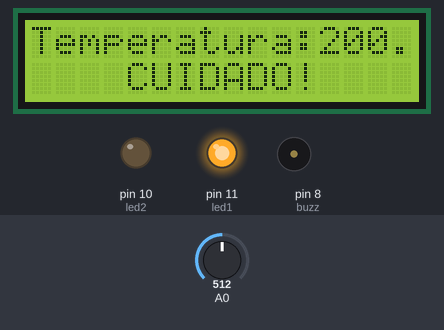
Bench run of a sketch on a simulated Arduino Uno, built with avr-gcc and run on an emulated ATmega328P. On the bench: 16×2 character LCD, output pins drawn as LEDs (lit = HIGH), buzzer (waves = sounding). The inputs (shaded band) are chosen by the test bench; at power-on: A0 = 512.

Above: at 1.28 s.
1.3 s: A0 set to 200
At 1.48 s:
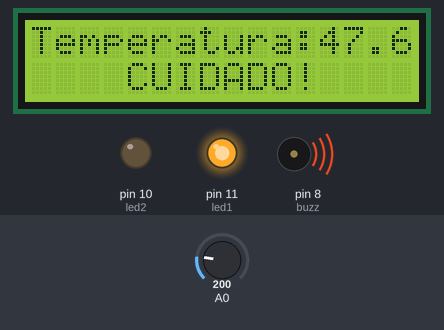
2.9 s: A0 set to 173
At 3.7 s:
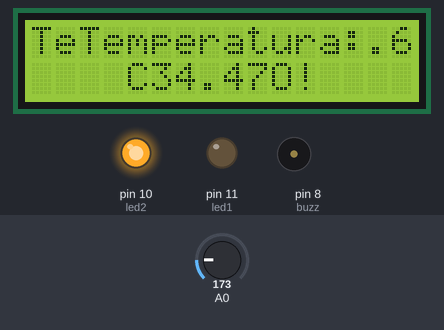
4.4 s: A0 set to 88
At 4.8 s:
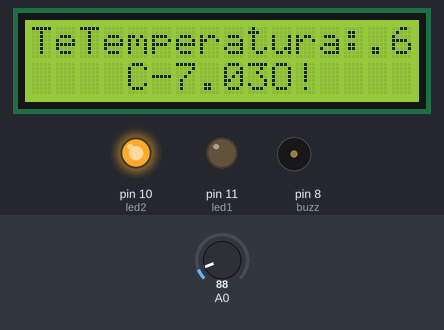
5.9 s: A0 set to 74
At 7.1 s:
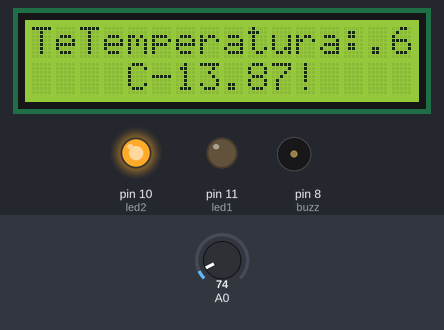
Timing chart, 0 to 8.5 s (numbered marks = the images above; inputs shaded):
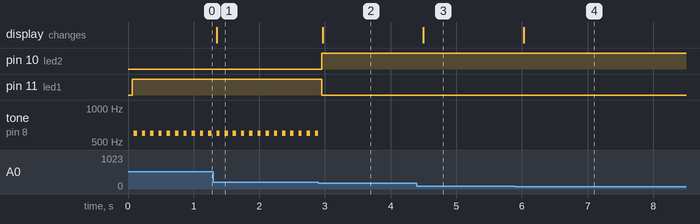

The sketch:

sensortemp.ino
```cpp
// C++ code
//
#include <Adafruit_LiquidCrystal.h>

int led1 = 11;
int led2 = 10;
int buzz = 8;
float volt;
float sens;
float temp;
Adafruit_LiquidCrystal lcd(0);

void setup()
{
  pinMode(buzz,OUTPUT);
  lcd.begin(16,2);
  pinMode(led2,OUTPUT);
  pinMode(led1,OUTPUT);
  pinMode(A0, INPUT);
}

void loop()
{

 sens = analogRead(A0);
 volt = sens * (5.0/1024.0);
 temp = (volt - 0.5) * 100;

 if(temp >= 40){
 digitalWrite(led2, LOW);
 digitalWrite(led1, HIGH);
 lcd.setCursor(0,0);
 lcd.print("Temperatura:");
 lcd.print(temp);
 lcd.setCursor(4,1);
 lcd.print("CUIDADO!");
 noTone(buzz);
 tone(buzz,600,50);

 }else{
 digitalWrite(led1, LOW);
 digitalWrite(led2, HIGH);
 lcd.setCursor(2,0);
 lcd.print("Temperatura:");
 lcd.setCursor(5,1);
 lcd.print(temp);
 }
  delay(100);
}
```

Measured:
- the behaviour switches between 185 and 184 on A0 (found by bisection; images 1 and 2)
- the behaviour switches between 82 and 81 on A0 (found by bisection; images 3 and 4)
- after the input at 1.3 s, the display: changes after 0.05 s (image 1)
- after the input at 2.9 s, pin 10 (led2): LOW → HIGH after 0.05 s; pin 11 (led1): HIGH → LOW after 0.05 s; tone on pin 8 (buzz): goes on until 2.9 s, then stays silent; the display: changes after 0.07 s (image 2)
- after the input at 4.4 s, the display: changes after 0.10 s (image 3)
- after the input at 5.9 s, the display: changes after 0.13 s (image 4)
- by itself, tone on pin 8 (buzz): alternates 600 Hz for 0.05 s and silent for 0.08 s
